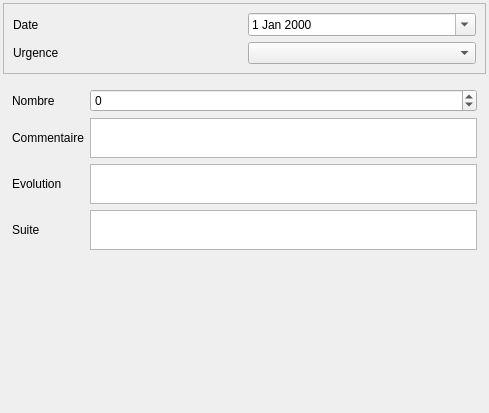
<?xml version="1.0" encoding="UTF-8"?>
<ui version="4.0">
 <class>Form</class>
 <widget class="QWidget" name="Form">
  <property name="geometry">
   <rect>
    <x>0</x>
    <y>0</y>
    <width>489</width>
    <height>413</height>
   </rect>
  </property>
  <property name="windowTitle">
   <string>Form</string>
  </property>
  <layout class="QVBoxLayout" name="verticalLayout">
   <property name="margin">
    <number>3</number>
   </property>
   <item>
    <widget class="QFrame" name="frame">
     <property name="frameShape">
      <enum>QFrame::StyledPanel</enum>
     </property>
     <property name="frameShadow">
      <enum>QFrame::Raised</enum>
     </property>
     <layout class="QGridLayout" name="gridLayout_3">
      <item row="0" column="1">
       <widget class="QDateEdit" name="dateEdit">
        <property name="calendarPopup">
         <bool>true</bool>
        </property>
       </widget>
      </item>
      <item row="0" column="0">
       <widget class="QLabel" name="label">
        <property name="text">
         <string>Date</string>
        </property>
       </widget>
      </item>
      <item row="1" column="0">
       <widget class="QLabel" name="label_5">
        <property name="text">
         <string>Urgence</string>
        </property>
       </widget>
      </item>
      <item row="1" column="1">
       <widget class="QComboBox" name="comboBox_urgence"/>
      </item>
     </layout>
    </widget>
   </item>
   <item>
    <widget class="QStackedWidget" name="stackedWidget">
     <property name="currentIndex">
      <number>0</number>
     </property>
     <widget class="QWidget" name="page">
      <layout class="QGridLayout" name="gridLayout">
       <item row="5" column="0">
        <widget class="QLabel" name="label_6">
         <property name="text">
          <string>Evolution</string>
         </property>
        </widget>
       </item>
       <item row="1" column="0">
        <widget class="QLabel" name="label_2">
         <property name="text">
          <string>Nombre</string>
         </property>
        </widget>
       </item>
       <item row="10" column="1">
        <spacer name="verticalSpacer">
         <property name="orientation">
          <enum>Qt::Vertical</enum>
         </property>
         <property name="sizeHint" stdset="0">
          <size>
           <width>20</width>
           <height>40</height>
          </size>
         </property>
        </spacer>
       </item>
       <item row="9" column="1">
        <widget class="QTextEdit" name="textEdit_suite">
         <property name="sizePolicy">
          <sizepolicy hsizetype="Expanding" vsizetype="Expanding">
           <horstretch>0</horstretch>
           <verstretch>0</verstretch>
          </sizepolicy>
         </property>
         <property name="maximumSize">
          <size>
           <width>16777215</width>
           <height>40</height>
          </size>
         </property>
        </widget>
       </item>
       <item row="3" column="1">
        <widget class="QTextEdit" name="textEdit_comm">
         <property name="sizePolicy">
          <sizepolicy hsizetype="Expanding" vsizetype="Expanding">
           <horstretch>0</horstretch>
           <verstretch>0</verstretch>
          </sizepolicy>
         </property>
         <property name="maximumSize">
          <size>
           <width>16777215</width>
           <height>40</height>
          </size>
         </property>
        </widget>
       </item>
       <item row="1" column="1">
        <widget class="QSpinBox" name="spinBox_nombre">
         <property name="minimum">
          <number>-1</number>
         </property>
        </widget>
       </item>
       <item row="5" column="1">
        <widget class="QTextEdit" name="textEdit_evolution">
         <property name="sizePolicy">
          <sizepolicy hsizetype="Expanding" vsizetype="Expanding">
           <horstretch>0</horstretch>
           <verstretch>0</verstretch>
          </sizepolicy>
         </property>
         <property name="maximumSize">
          <size>
           <width>16777215</width>
           <height>40</height>
          </size>
         </property>
        </widget>
       </item>
       <item row="3" column="0">
        <widget class="QLabel" name="label_7">
         <property name="text">
          <string>Commentaire</string>
         </property>
        </widget>
       </item>
       <item row="9" column="0">
        <widget class="QLabel" name="label_8">
         <property name="text">
          <string>Suite</string>
         </property>
        </widget>
       </item>
      </layout>
     </widget>
     <widget class="QWidget" name="page_2">
      <layout class="QGridLayout" name="gridLayout_2">
       <item row="0" column="1">
        <widget class="QComboBox" name="comboBox_etatvanne"/>
       </item>
       <item row="0" column="0">
        <widget class="QLabel" name="label_3">
         <property name="text">
          <string>Etat vanne</string>
         </property>
        </widget>
       </item>
       <item row="1" column="1">
        <spacer name="verticalSpacer_2">
         <property name="orientation">
          <enum>Qt::Vertical</enum>
         </property>
         <property name="sizeHint" stdset="0">
          <size>
           <width>20</width>
           <height>40</height>
          </size>
         </property>
        </spacer>
       </item>
      </layout>
     </widget>
    </widget>
   </item>
  </layout>
 </widget>
 <resources/>
 <connections/>
</ui>
